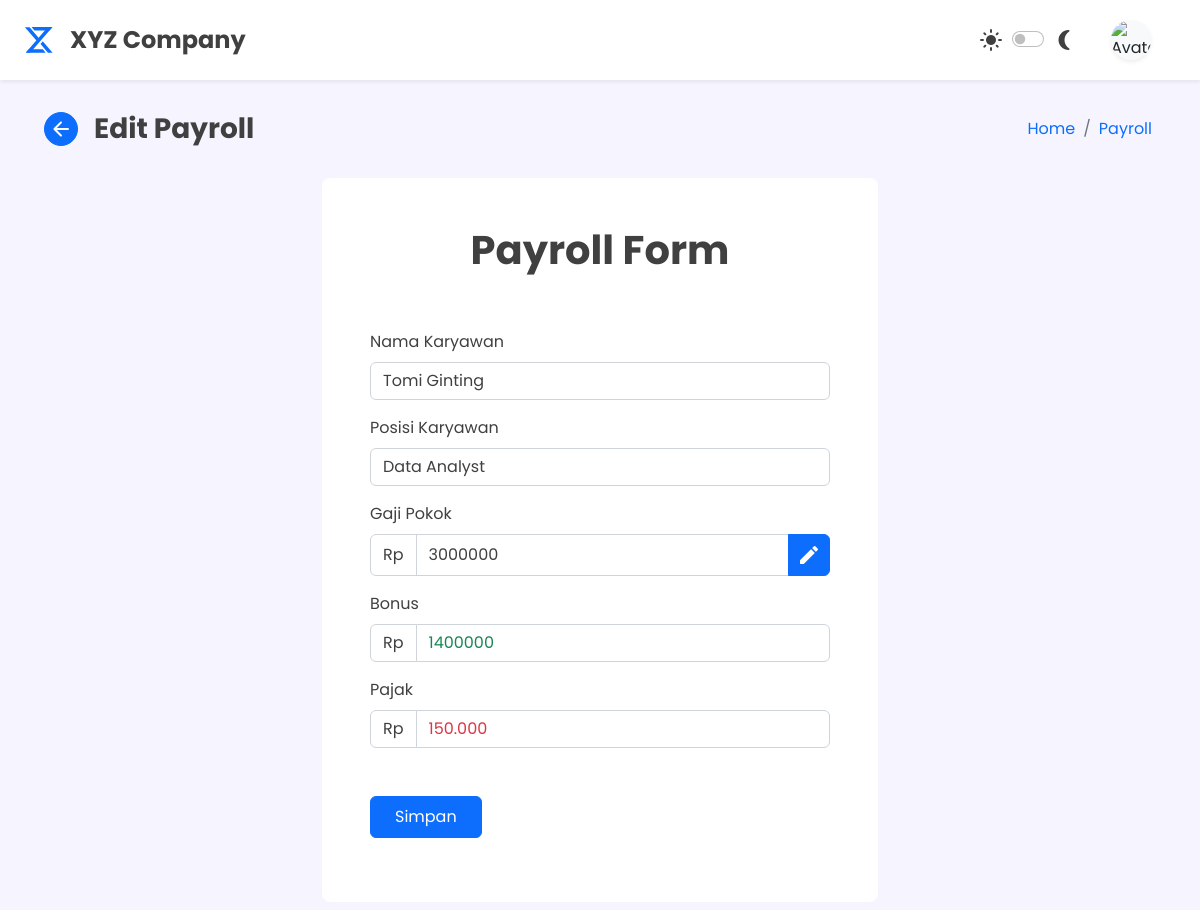
/sources/admin/admin-payroll-edit.php?kode=FSR366 (signed in), run on an earlier commit of the app's database.
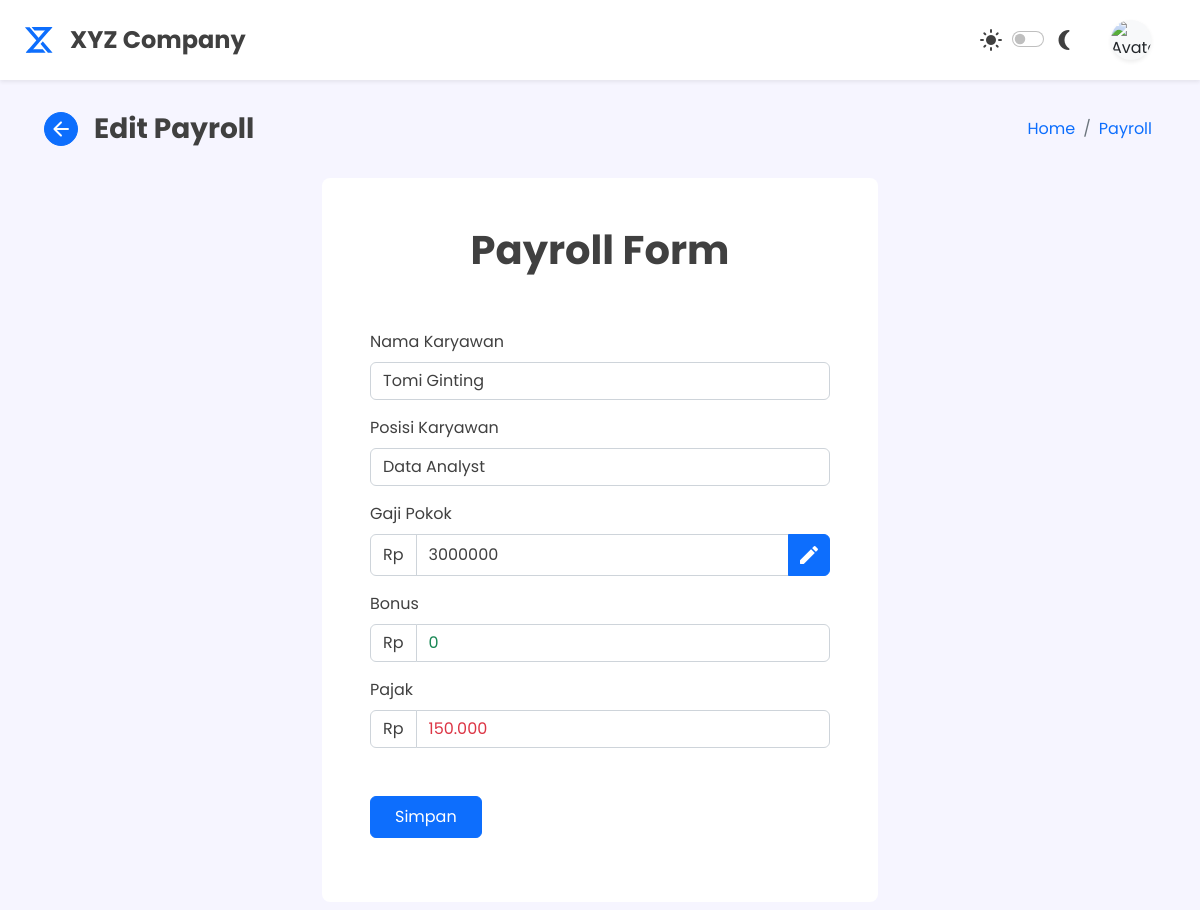
And on a later commit of the database.
### tables this page shows
CREATE TABLE `daftar_gaji` (
  `id` int(11) NOT NULL,
  `kode_karyawan` varchar(10) NOT NULL,
  `nama` varchar(50) NOT NULL,
  `invoice` varchar(12) NOT NULL,
  `bulan` varchar(20) NOT NULL,
  `date_lengkap` varchar(20) NOT NULL,
  `gaji_pokok` bigint(50) NOT NULL,
  `bonus` bigint(50) NOT NULL,
  `pajak` bigint(50) NOT NULL,
  `gaji_bersih` bigint(50) NOT NULL
);

### php/functions.php (called while the page is built)
<?php
function koneksi (){
    return mysqli_connect("localhost", "root", "", "perusahaan");
}
function query ($query){
    $koneksi = koneksi();
    $data = mysqli_query($koneksi, $query);
    if(mysqli_num_rows($data) > 1){
        $rows = [];
        while($row = mysqli_fetch_assoc($data)){
            $rows[] = $row;
        }
        return $rows;
    }else {
        $rows = mysqli_fetch_assoc($data);
        return $rows;
    }
}
?>

### sources/admin/admin-payroll-edit.php (the view, shortened to what the changed rows need)
<!DOCTYPE html>
<html lang="en">
<?php
include '../../php/functions.php';
?>
<head>
    <link href="https://cdn.jsdelivr.net/npm/bootstrap@5.2.2/dist/css/bootstrap.min.css" rel="stylesheet" />
    <link rel="stylesheet" href="../../assets/style/main.css">
</head>
<body class="d-none">
    <div class="content col d-flex flex-column gap-3 mb-2">
        <div class="d-flex flex-column px-2 gap-3">
            <div class="d-flex row mx-1 mx-lg-4 gap-4">
                <div>
                    <?php
                    $kodeURL = $_GET['kode'];
                    $query2 = query("SELECT * FROM daftar_gaji WHERE kode_karyawan = '$kodeURL'");
                    ?>
                    <form action="" method="post" class="form container rounded-3 d-flex flex-column col col-sm-8 col-md-7 col-lg-6 col-xxl-5 p-5 gap-5 text-center" enctype="multipart/form-data">
                        <h2 class="fw-bold fs-1">Payroll Form</h2>
                        <div class="d-flex flex-column gap-3">
                            <div class="d-flex flex-column">
                                <div class="input-group">
                                    <span class="input-group-text text text-field">Rp</span>
                                    <?php
                                    $gaji = $query2['gaji_pokok'] * 1000;
                                    ?>
                                    <input type="text" name="gaji" class="salary form-control text text-field" aria-label="Salary" value=<?= $gaji ?> readonly>
                                    <button type="button" id="edit-salary" class="btn btn-primary d-flex align-items-center p-md-2 p-1" title="edit">
                                        <i class="material-icons-round">&#xe3c9</i>
                                    </button>
                                </div>
                            </div>
                            <div class="d-flex flex-column">
                                <div class="input-group">
                                    <span class="input-group-text text text-field">Rp</span>
                                    <?php $bonus = $query2['bonus'] * 1000; ?>
                                    <input type="text" name="bonus" class="salary form-control text-success text-field" aria-label="Bonus" value=<?= $bonus ?>>
                                </div>
                            </div>
                            <div class="d-flex flex-column">
                                <div class="input-group">
                                    <span class="input-group-text text text-field">Rp</span>
                                    <?php
                                    $pajak = $query2['pajak'] * 1000;
                                    ?>
                                    <input type="text" name="pajak" class="form-control text-danger text-field" aria-label="Tax" value="<?= number_format($pajak, 0, ".", "."); ?>" readonly>
                                </div>
                            </div>
                        </div>
                    </form>
                </div>
            </div>
        </div>
    </div>
</body>
</html>

What changed in the data, as far as the page shows it:
changed daftar_gaji: bonus "1400000" → "0"
